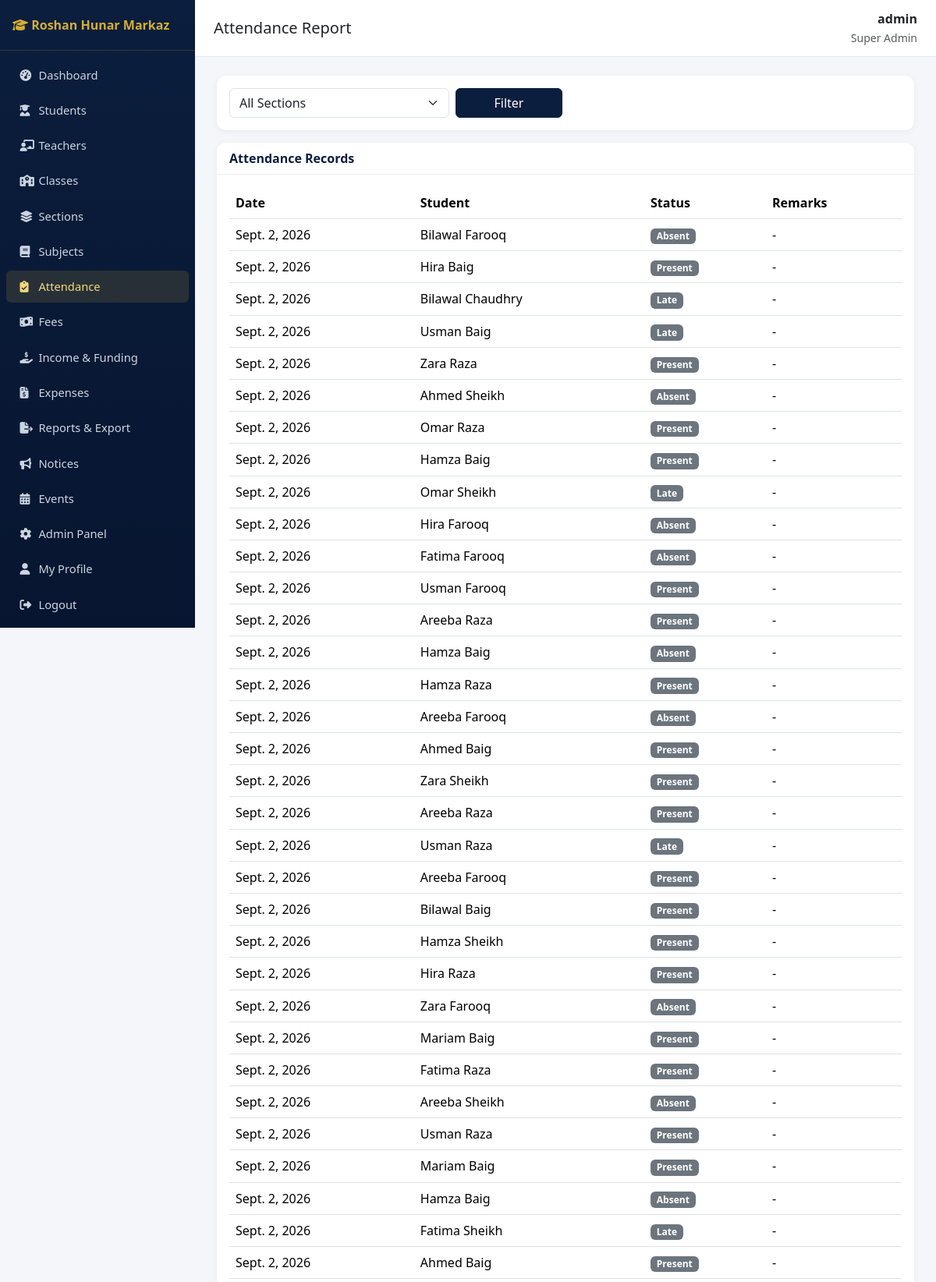
Page /attendance/report/ (signed in, upper part) on the committed database.
### accounts/models.py (models this page shows, shortened)
class User(AbstractUser):
    class Role(models.TextChoices):
        SUPER_ADMIN = "SUPER_ADMIN", "Super Admin"
        PRINCIPAL = "PRINCIPAL", "Principal"
        ADMIN = "ADMIN", "Admin"
        TEACHER = "TEACHER", "Teacher"
        STUDENT = "STUDENT", "Student"
        PARENT = "PARENT", "Parent"
        ACCOUNTANT = "ACCOUNTANT", "Accountant"
        LIBRARIAN = "LIBRARIAN", "Librarian"
        STAFF = "STAFF", "Staff"
    role = models.CharField(max_length=20, choices=Role.choices, default=Role.STUDENT)
    phone = models.CharField(max_length=20, blank=True)
    photo = models.ImageField(upload_to="profile_photos/", blank=True, null=True)

### attendance/models.py (models this page shows, shortened)
class StudentAttendance(models.Model):
    class Status(models.TextChoices):
        PRESENT = "PRESENT", "Present"
        ABSENT = "ABSENT", "Absent"
        LATE = "LATE", "Late"
        LEAVE = "LEAVE", "Leave"
    student = models.ForeignKey("students.Student", on_delete=models.CASCADE, related_name="attendances")
    date = models.DateField()
    status = models.CharField(max_length=10, choices=Status.choices, default=Status.PRESENT)
    remarks = models.CharField(max_length=200, blank=True)
    marked_by = models.ForeignKey("accounts.User", on_delete=models.SET_NULL, null=True, blank=True)
    class Meta:
        unique_together = ["student", "date"]
        ordering = ["-date"]

### students/models.py (models this page shows, shortened)
class Student(models.Model):
    class Status(models.TextChoices):
        ACTIVE = "ACTIVE", "Active"
        INACTIVE = "INACTIVE", "Inactive"
        SUSPENDED = "SUSPENDED", "Suspended"
        TRANSFERRED = "TRANSFERRED", "Transferred"
        GRADUATED = "GRADUATED", "Graduated"
    class Blood(models.TextChoices):
        A_POS = "A+", "A+"
        A_NEG = "A-", "A-"
        B_POS = "B+", "B+"
        B_NEG = "B-", "B-"
        AB_POS = "AB+", "AB+"
        AB_NEG = "AB-", "AB-"
        O_POS = "O+", "O+"
        O_NEG = "O-", "O-"
    user = models.OneToOneField(settings.AUTH_USER_MODEL, on_delete=models.CASCADE, related_name="student_profile", null=True, blank=True)
    parent = models.ForeignKey(settings.AUTH_USER_MODEL, on_delete=models.SET_NULL, null=True, blank=True, related_name="children", limit_choices_to={"role": "PARENT"})
    admission_number = models.CharField(max_length=20, unique=True)
    roll_number = models.CharField(max_length=20, blank=True)
    first_name = models.CharField(max_length=100)
    last_name = models.CharField(max_length=100)
    date_of_birth = models.DateField()
    gender = models.CharField(max_length=10, choices=[("M", "Male"), ("F", "Female"), ("O", "Other")])
    blood_group = models.CharField(max_length=5, choices=Blood.choices, blank=True)
    photo = models.ImageField(upload_to="student_photos/", blank=True, null=True)
    address = models.TextField(blank=True)
    section = models.ForeignKey("academics.Section", on_delete=models.SET_NULL, null=True, blank=True, related_name="students")
    admission_date = models.DateField(auto_now_add=True)
    previous_school = models.CharField(max_length=200, blank=True)
    status = models.CharField(max_length=15, choices=Status.choices, default=Status.ACTIVE)
    guardian_name = models.CharField(max_length=150, blank=True)
    guardian_relation = models.CharField(max_length=50, blank=True)
    guardian_phone = models.CharField(max_length=20, blank=True)
    guardian_email = models.EmailField(blank=True)
    emergency_contact_name = models.CharField(max_length=150, blank=True)
    emergency_contact_phone = models.CharField(max_length=20, blank=True)
    class Meta:
        ordering = ["admission_number"]
    @property
    def full_name(self):
        return f"{self.first_name} {self.last_name}"

### attendance/views.py (the view)
# urls.py: path("report/", views.AttendanceReportView.as_view(), name="report"),
class AttendanceReportView(RoleRequiredMixin, View):
    template_name = "attendance/report.html"
    allowed_roles = MANAGEMENT_ROLES + ["TEACHER"]
    def get(self, request):
        sections = self.get_allowed_sections(request)
        section_id = request.GET.get("section")
        records = StudentAttendance.objects.select_related("student").all().order_by("-date")[:200]
        if not (request.user.is_superuser or request.user.role in MANAGEMENT_ROLES):
            records = records.filter(student__section__in=sections)
        if section_id:
            records = records.filter(student__section_id=section_id)
        return render(request, self.template_name, {"records": records, "sections": sections, "selected_section": section_id})
    def get_allowed_sections(self, request):
        if request.user.is_superuser or request.user.role in MANAGEMENT_ROLES:
            return Section.objects.all()
        return Section.objects.filter(class_teacher__user=request.user)

### academics/models.py (called while the page is built)
    def __str__(self):
        return f"{self.school_class.name} - {self.name}"

### accounts/mixins.py (called while the page is built)
    def dispatch(self, request, *args, **kwargs):
        if not request.user.is_authenticated:
            return self.handle_no_permission()
        if request.user.is_superuser or request.user.role in self.allowed_roles:
            return super().dispatch(request, *args, **kwargs)
        raise PermissionDenied("You do not have permission to access this page.")

### sitepages/context_processors.py (called while the page is built)
def site_settings(request):
    return {"site_settings": SiteSettings.get_solo()}

### sitepages/models.py (called while the page is built)
    @classmethod
    def get_solo(cls):
        obj = cls.objects.first()
        if not obj:
            obj = cls.objects.create()
        return obj

### templates/attendance/report.html (shortened to what this page needs)
{% extends "base.html" %}
{% block page_title %}Attendance Report{% endblock %}
{% block content %}
<div class="card mb-3"><div class="card-body">
  <form class="row g-2" method="get">
    <div class="col-md-4">
      <select class="form-select" name="section">
        <option value="">All Sections</option>
      </select>
    </div>
    <div class="col-md-2"><button class="btn btn-navy w-100" type="submit">Filter</button></div>
  </form>
</div></div>
<div class="card">
  <div class="card-header">Attendance Records</div>
  <div class="card-body">
    <table class="table table-hover">
      <thead><tr><th>Date</th><th>Student</th><th>Status</th><th>Remarks</th></tr></thead>
      <tbody>
      {% for r in records %}
        <tr><td>{{ r.date }}</td><td>{{ r.student.full_name }}</td><td><span class="badge bg-secondary">{{ r.get_status_display }}</span></td><td>{{ r.remarks|default:"-" }}</td></tr>
      {% empty %}<tr><td colspan="4" class="text-center text-muted">No records found.</td></tr>{% endfor %}
      </tbody>
    </table>
  </div>
</div>
{% endblock %}

### templates/base.html (shortened to what this page needs)
{% load static %}
<!DOCTYPE html>
<html lang="en">
<head>
<link href="https://cdn.jsdelivr.net/npm/bootstrap@5.3.3/dist/css/bootstrap.min.css" rel="stylesheet">
<link href="https://cdnjs.cloudflare.com/ajax/libs/font-awesome/6.5.1/css/all.min.css" rel="stylesheet">
<link href="{% static 'css/style.css' %}" rel="stylesheet">
</head>
<body>
<nav class="sidebar" id="sidebar">
  <div class="brand"><i class="fa-solid fa-graduation-cap"></i> Roshan Hunar Markaz</div>
  <ul class="nav flex-column py-2">
    {% if request.user.role in "STUDENT,PARENT" %}
      <li class="nav-item"><a class="nav-link {% if request.resolver_match.namespace == 'portal' %}active{% endif %}" href="{% url 'portal:home' %}"><i class="fa-solid fa-gauge-high"></i> My Portal</a></li>
      <li class="nav-item"><a class="nav-link {% if request.resolver_match.namespace == 'notices' and request.resolver_match.url_name == 'list' %}active{% endif %}" href="{% url 'notices:list' %}"><i class="fa-solid fa-bullhorn"></i> Notices</a></li>
      <li class="nav-item"><a class="nav-link" href="{% url 'notices:event_list' %}"><i class="fa-solid fa-calendar-days"></i> Events</a></li>
    {% else %}
      <li class="nav-item"><a class="nav-link {% if request.resolver_match.namespace == 'dashboard' %}active{% endif %}" href="{% url 'dashboard:index' %}"><i class="fa-solid fa-gauge-high"></i> Dashboard</a></li>
      <li class="nav-item"><a class="nav-link {% if request.resolver_match.namespace == 'students' %}active{% endif %}" href="{% url 'students:list' %}"><i class="fa-solid fa-user-graduate"></i> Students</a></li>
      {% if request.user.is_superuser or request.user.role in "SUPER_ADMIN,PRINCIPAL,ADMIN" %}
      <li class="nav-item"><a class="nav-link {% if request.resolver_match.namespace == 'teachers' %}active{% endif %}" href="{% url 'teachers:list' %}"><i class="fa-solid fa-chalkboard-user"></i> Teachers</a></li>
      <li class="nav-item"><a class="nav-link {% if request.resolver_match.url_name == 'class_list' %}active{% endif %}" href="{% url 'academics:class_list' %}"><i class="fa-solid fa-school"></i> Classes</a></li>
      <li class="nav-item"><a class="nav-link {% if request.resolver_match.url_name == 'section_list' %}active{% endif %}" href="{% url 'academics:section_list' %}"><i class="fa-solid fa-layer-group"></i> Sections</a></li>
      <li class="nav-item"><a class="nav-link {% if request.resolver_match.url_name == 'subject_list' %}active{% endif %}" href="{% url 'academics:subject_list' %}"><i class="fa-solid fa-book"></i> Subjects</a></li>
      {% endif %}
      <li class="nav-item"><a class="nav-link {% if request.resolver_match.url_name == 'mark' or request.resolver_match.url_name == 'report' %}active{% endif %}" href="{% url 'attendance:mark' %}"><i class="fa-solid fa-clipboard-check"></i> Attendance</a></li>
      {% if request.user.is_superuser or request.user.role in "SUPER_ADMIN,PRINCIPAL,ADMIN,ACCOUNTANT" %}
      <li class="nav-item"><a class="nav-link {% if request.resolver_match.url_name == 'payment_list' %}active{% endif %}" href="{% url 'fees:payment_list' %}"><i class="fa-solid fa-money-bill-wave"></i> Fees</a></li>
      <li class="nav-item"><a class="nav-link {% if request.resolver_match.url_name == 'income_list' %}active{% endif %}" href="{% url 'fees:income_list' %}"><i class="fa-solid fa-hand-holding-dollar"></i> Income &amp; Funding</a></li>
      <li class="nav-item"><a class="nav-link {% if request.resolver_match.url_name == 'expense_list' %}active{% endif %}" href="{% url 'fees:expense_list' %}"><i class="fa-solid fa-file-invoice-dollar"></i> Expenses</a></li>
      {% endif %}
      {% if request.user.is_superuser or request.user.role in "SUPER_ADMIN,PRINCIPAL,ADMIN,ACCOUNTANT" %}
      <li class="nav-item"><a class="nav-link {% if request.resolver_match.namespace == 'reports' %}active{% endif %}" href="{% url 'reports:index' %}"><i class="fa-solid fa-file-export"></i> Reports &amp; Export</a></li>
      {% endif %}
      <li class="nav-item"><a class="nav-link {% if request.resolver_match.namespace == 'notices' %}active{% endif %}" href="{% url 'notices:list' %}"><i class="fa-solid fa-bullhorn"></i> Notices</a></li>
      <li class="nav-item"><a class="nav-link" href="{% url 'notices:event_list' %}"><i class="fa-solid fa-calendar-days"></i> Events</a></li>
      {% if request.user.is_superuser %}<li class="nav-item"><a class="nav-link" href="/admin/"><i class="fa-solid fa-gear"></i> Admin Panel</a></li>{% endif %}
    {% endif %}
    <li class="nav-item"><a class="nav-link" href="{% url 'accounts:profile' %}"><i class="fa-solid fa-user"></i> My Profile</a></li>
    <li class="nav-item"><a class="nav-link" href="{% url 'accounts:logout' %}"><i class="fa-solid fa-right-from-bracket"></i> Logout</a></li>
  </ul>
</nav>
<div class="main-content">
  <div class="topbar">
    <h5 class="mb-0">{% block page_title %}Dashboard{% endblock %}</h5>
    <div class="text-end">
      <div class="fw-semibold">{{ request.user.get_full_name|default:request.user.username }}</div>
      <small class="text-muted">{{ request.user.get_role_display }}</small>
    </div>
  </div>
  {% block content %}{% endblock %}
</div>
</body>
</html>

### static/css/style.css (style rules this page uses)
:root { --navy: #0b1e3d; --navy-dark: #071530; --gold: #d4af37; --gold-light: #f0d878; --bg: #f4f6fa; }
body { background: var(--bg); font-family: 'Segoe UI', Roboto, sans-serif; }
.sidebar { background: linear-gradient(180deg, var(--navy) 0%, var(--navy-dark) 100%); min-height: 100vh; width: 250px; position: fixed; top: 0; left: 0; z-index: 1030; }
.sidebar .brand { color: var(--gold); font-weight: 700; padding: 1.25rem 1rem; border-bottom: 1px solid rgba(212,175,55,.2); }
.sidebar .nav-link { color: #cbd5e1; padding: .6rem 1.1rem; border-radius: 6px; margin: 2px 8px; font-size: .92rem; }
.sidebar .nav-link.active, .sidebar .nav-link:hover { background: rgba(212,175,55,.15); color: var(--gold-light); }
.sidebar .nav-link i { width: 20px; }
.main-content { margin-left: 250px; padding: 1.5rem 1.75rem; }
.topbar { background: #fff; border-bottom: 1px solid #e5e9f0; padding: .75rem 1.5rem; margin: -1.5rem -1.75rem 1.5rem -1.75rem; display: flex; justify-content: space-between; align-items: center; }
.card { border: none; border-radius: 12px; box-shadow: 0 2px 10px rgba(0,0,0,.05); }
.card-header { background: #fff; border-bottom: 1px solid #eef0f4; font-weight: 600; color: var(--navy); border-radius: 12px 12px 0 0 !important; }
.btn-navy { background: var(--navy); border-color: var(--navy); color: #fff; }
.table thead { background: var(--navy); color: #fff; }

### rows in the picture
User: user.get_full_name "admin", user.role "Super Admin"
StudentAttendance: date "Sept. 2, 2026", student.full_name "Bilawal Farooq", status "Absent", remarks "-"
StudentAttendance: date "Sept. 2, 2026", student.full_name "Hira Baig", status "Present", remarks "-"
StudentAttendance: date "Sept. 2, 2026", student.full_name "Bilawal Chaudhry", status "Late", remarks "-"
StudentAttendance: date "Sept. 2, 2026", student.full_name "Usman Baig", status "Late", remarks "-"
StudentAttendance: date "Sept. 2, 2026", student.full_name "Zara Raza", status "Present", remarks "-"
StudentAttendance: date "Sept. 2, 2026", student.full_name "Ahmed Sheikh", status "Absent", remarks "-"
StudentAttendance: date "Sept. 2, 2026", student.full_name "Omar Raza", status "Present", remarks "-"
StudentAttendance: date "Sept. 2, 2026", student.full_name "Hamza Baig", status "Present", remarks "-"
StudentAttendance: date "Sept. 2, 2026", student.full_name "Omar Sheikh", status "Late", remarks "-"
StudentAttendance: date "Sept. 2, 2026", student.full_name "Hira Farooq", status "Absent", remarks "-"
StudentAttendance: date "Sept. 2, 2026", student.full_name "Fatima Farooq", status "Absent", remarks "-"
StudentAttendance: date "Sept. 2, 2026", student.full_name "Usman Farooq", status "Present", remarks "-"
StudentAttendance: date "Sept. 2, 2026", student.full_name "Areeba Raza", status "Present", remarks "-"
StudentAttendance: date "Sept. 2, 2026", student.full_name "Hamza Baig", status "Absent", remarks "-"
StudentAttendance: date "Sept. 2, 2026", student.full_name "Hamza Raza", status "Present", remarks "-"
StudentAttendance: date "Sept. 2, 2026", student.full_name "Areeba Farooq", status "Absent", remarks "-"
StudentAttendance: date "Sept. 2, 2026", student.full_name "Ahmed Baig", status "Present", remarks "-"
StudentAttendance: date "Sept. 2, 2026", student.full_name "Zara Sheikh", status "Present", remarks "-"
StudentAttendance: date "Sept. 2, 2026", student.full_name "Areeba Raza", status "Present", remarks "-"
StudentAttendance: date "Sept. 2, 2026", student.full_name "Usman Raza", status "Late", remarks "-"
StudentAttendance: date "Sept. 2, 2026", student.full_name "Areeba Farooq", status "Present", remarks "-"
StudentAttendance: date "Sept. 2, 2026", student.full_name "Bilawal Baig", status "Present", remarks "-"
StudentAttendance: date "Sept. 2, 2026", student.full_name "Hamza Sheikh", status "Present", remarks "-"
StudentAttendance: date "Sept. 2, 2026", student.full_name "Hira Raza", status "Present", remarks "-"
StudentAttendance: date "Sept. 2, 2026", student.full_name "Zara Farooq", status "Absent", remarks "-"
StudentAttendance: date "Sept. 2, 2026", student.full_name "Mariam Baig", status "Present", remarks "-"
StudentAttendance: date "Sept. 2, 2026", student.full_name "Fatima Raza", status "Present", remarks "-"
StudentAttendance: date "Sept. 2, 2026", student.full_name "Areeba Sheikh", status "Absent", remarks "-"
StudentAttendance: date "Sept. 2, 2026", student.full_name "Usman Raza", status "Present", remarks "-"
StudentAttendance: date "Sept. 2, 2026", student.full_name "Mariam Baig", status "Present", remarks "-"
StudentAttendance: date "Sept. 2, 2026", student.full_name "Hamza Baig", status "Absent", remarks "-"
StudentAttendance: date "Sept. 2, 2026", student.full_name "Fatima Sheikh", status "Late", remarks "-"
StudentAttendance: date "Sept. 2, 2026", student.full_name "Ahmed Baig", status "Present", remarks "-"
